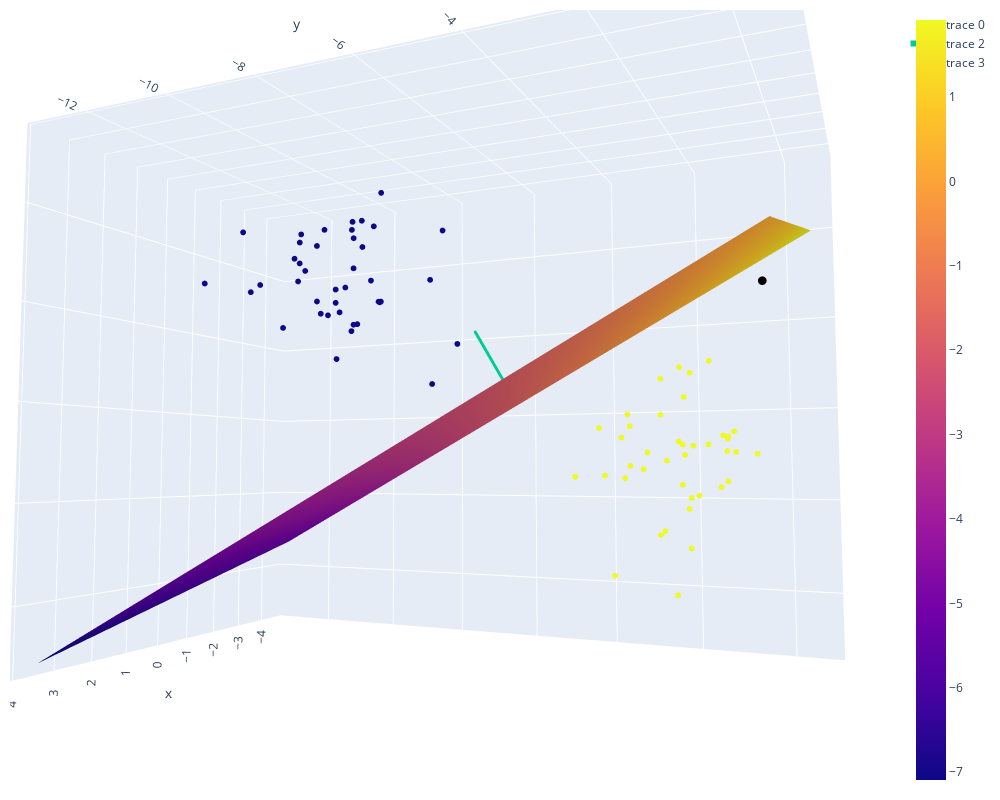

Source (notebook cell):
### Markdown cell above
## Without Change-of-Basis

### Code cell
X, y = make_blobs(n_samples=80, centers=2, random_state=2, n_features=3)
model = svm.LinearSVC(C=1, max_iter=10000).fit(X, y)
print("Coefficients:", model.coef_, "Intercept:", model.intercept_)

decision_plane = Plane(*model.coef_[0], model.intercept_[0])

with ThreeDFigure() as fig:
    fig.add_markers(X, color=y) #samples
    xx, yy = make_meshgrid(X, margin=1)
    fig.add_surface(xx, yy, decision_plane.z) #decision hyperplane
    fig.add_line(X.mean(axis=0)-decision_plane.normal, X.mean(axis=0)+decision_plane.normal) #orthogonal of decision hyperplane through mean of points
    fig.add_markers([0,0,0], size=3) #coordinate center

### Figure 1 — Plotly figure (JSON) as saved in the notebook; plotly's stock layout.template omitted (floating-point values rounded to 4 significant figures; data arrays with more than 128 entries replaced by an {"elided": "..."} marker saying what was removed)
{"data": [{"marker": {"color": [1, 1, 1, 0, 0, 1, 1, 0, 1, 1, 0, 0, 1, 1, 1, 0, 0, 0, 1, 0, 1, 0, 0, 1, 1, 0, 0, 0, 1, 0, 0, 1, 1, 1, 1, 1, 1, 0, 1, 1, 1, 0, 0, 0, 0, 0, 1, 0, 1, 1, 1, 0, 1, 1, 0, 0, 0, 1, 0, 0, 0, 1, 1, 1, 0, 1, 0, 0, 0, 0, 0, 0, 1, 1, 0, 0, 0, 1, 1, 1], "line": {"width": 0}, "size": 2}, "mode": "markers", "type": "scatter3d", "x": [0.04201, -2.134, -2.644, -1.84, -1.616, -1.608, -1.723, -0.7717, -0.6713, -1.598, -1.876, 1.305, -0.5587, -0.5371, -2.428, -2.189, -1.239, -1.549, -1.658, -0.7772, -0.2077, -2.209, -2.109, -0.318, -1.762, -1.699, -0.8996, 0.1266, -3.279, -0.5448, -1.999, -0.692, -0.2605, -1.72, -0.5416, -3.144, 1.986, -0.7782, -2.354, 0.5324, -0.7956, -1.958, -0.8466, -0.9541, -1.167, -1.619, 2.815, -2.468, -2.611, -2.632, -0.2737, -0.8563, 0.5109, -3.363, -3.624, -0.8982, -1.684, -0.1757, -0.585, -2.302, -0.06222, -0.7792, -1.741, -1.847, -1.662, -3.058, -1.437, 0.3044, -3.148, -2.028, -2.413, -1.556, -1.172, -1.545, -1.357, -1.661, -0.7377, -2.747, -0.424, -2.317], "y": [-1.29, -1.905, -2.291, -10.38, -8.87, -2.186, -0.8964, -9.265, -0.6319, -1.752, -9.501, -7.646, -2.654, -1.351, -2.3, -8.93, -10.6, -7.25, -2.469, -10.73, -0.6905, -6.931, -9.394, -1.401, -2.847, -9.614, -9.699, -11.22, -1.228, -10.13, -10.06, -1.589, -1.922, -1.741, -2.586, -1.262, -0.6218, -10.33, -1.001, -3.307, -1.466, -10.92, -8.203, -11.52, -9.111, -9.718, -0.7715, -10.9, -3.618, -0.4599, -3.075, -8.682, -1.412, -0.9825, -8.32, -8.915, -10.87, -1.867, -11.51, -9.049, -9.943, -0.7632, -2.848, -1.293, -9.415, -1.707, -9.225, -12.14, -7.75, -9.472, -9.048, -9.998, -2.439, -3.139, -8.657, -9.857, -9.795, -1.931, -2.68, -2.041], "z": [-3.848, -1.249, -3.153, 0.4023, 1.041, -2.244, -2.696, -0.8654, -2.635, -2.844, 2.168, 1.434, -3.502, -2.896, -4.615, 3.285, 1.532, -1.442, -2.997, -0.0647, -3.003, -0.4799, 1.994, -4.056, -3.268, 0.9537, 2.167, 2.034, -2.619, 1.836, 0.6682, -3.622, -4.544, -1.892, -2.284, -3.709, -1.601, 0.9933, -3.577, -3.47, -4.812, 1.518, 0.3586, 1.04, 2.353, 0.3556, -1.862, 0.8398, -3.476, -3.023, -2.547, 2.256, -2.84, -2.97, 1.379, 1.197, 2.36, -1.651, 0.8038, 0.6697, 1.344, -2.763, -2.455, -2.841, -0.1055, -3.891, 0.004471, 0.9018, 2.461, 0.1151, 0.6892, 0.2947, -3.333, -5.476, 2.241, 0.9188, 1.764, -3.034, -2.729, -5.899]}, {"type": "surface", "x": {"elided": "30x30 float values"}, "y": {"elided": "30x30 float values"}, "z": {"elided": "30x30 float values"}}, {"line": {"width": 6}, "marker": {"size": 1}, "type": "scatter3d", "x": [-1.178, -1.443], "y": [-6.039, -5.361], "z": [-0.3927, -1.67]}, {"marker": {"color": "black", "line": {"width": 0}, "size": 3}, "mode": "markers", "type": "scatter3d", "x": [0], "y": [0], "z": [0]}], "layout": {"autosize": true, "height": 800, "margin": {"b": 10, "l": 10, "pad": 4, "r": 10, "t": 10}, "paper_bgcolor": "White", "scene": {"aspectmode": "data", "aspectratio": {"x": 0.7946, "y": 1.288, "z": 0.977}, "camera": {"center": {"x": 0, "y": 0, "z": 0}, "eye": {"x": 1.567, "y": 0.728, "z": -0.1233}, "projection": {"type": "perspective"}, "up": {"x": 0, "y": 0, "z": 1}}}, "width": 1000}}
